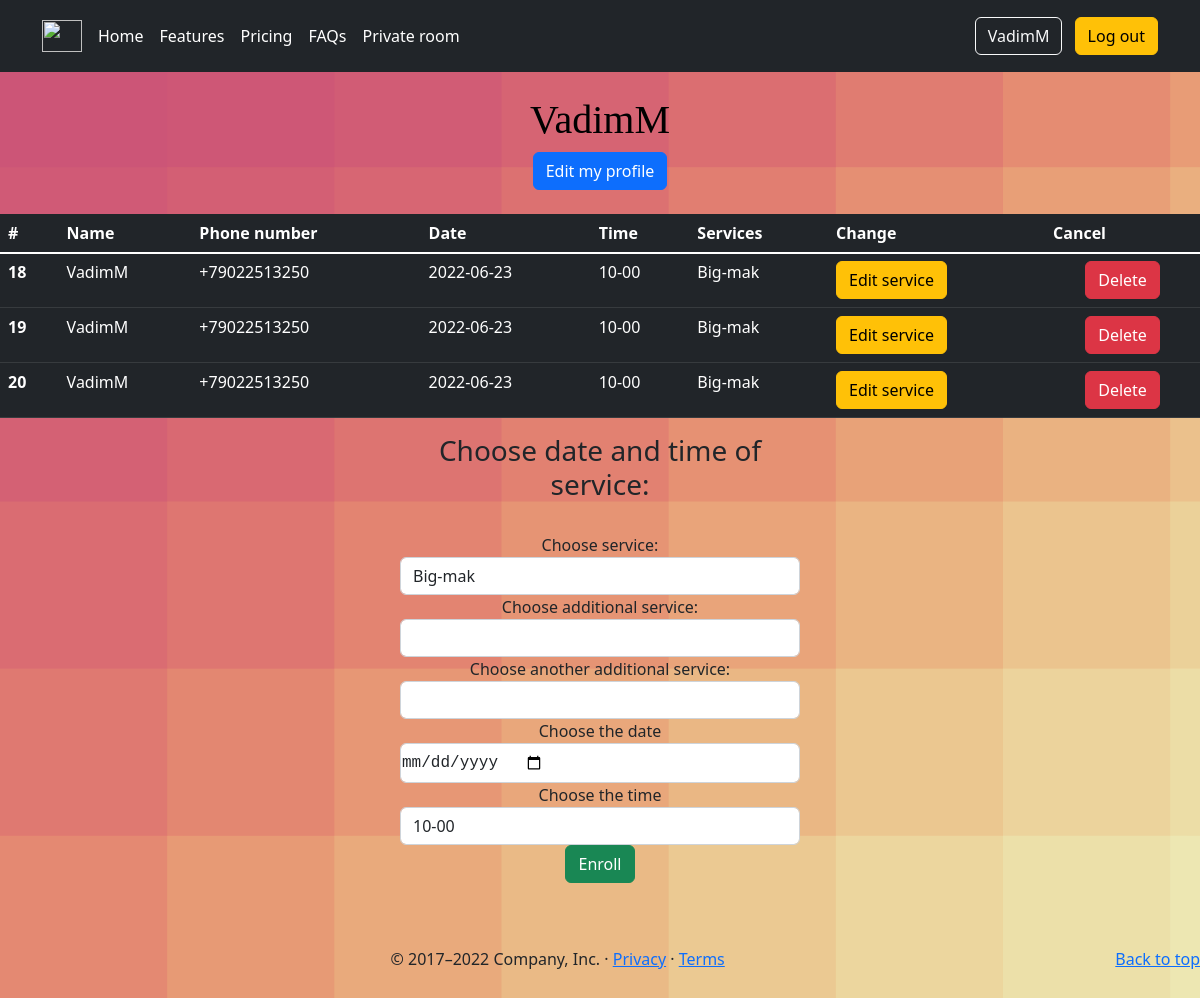
Page /user/VadimM (signed in) on the earlier database version.
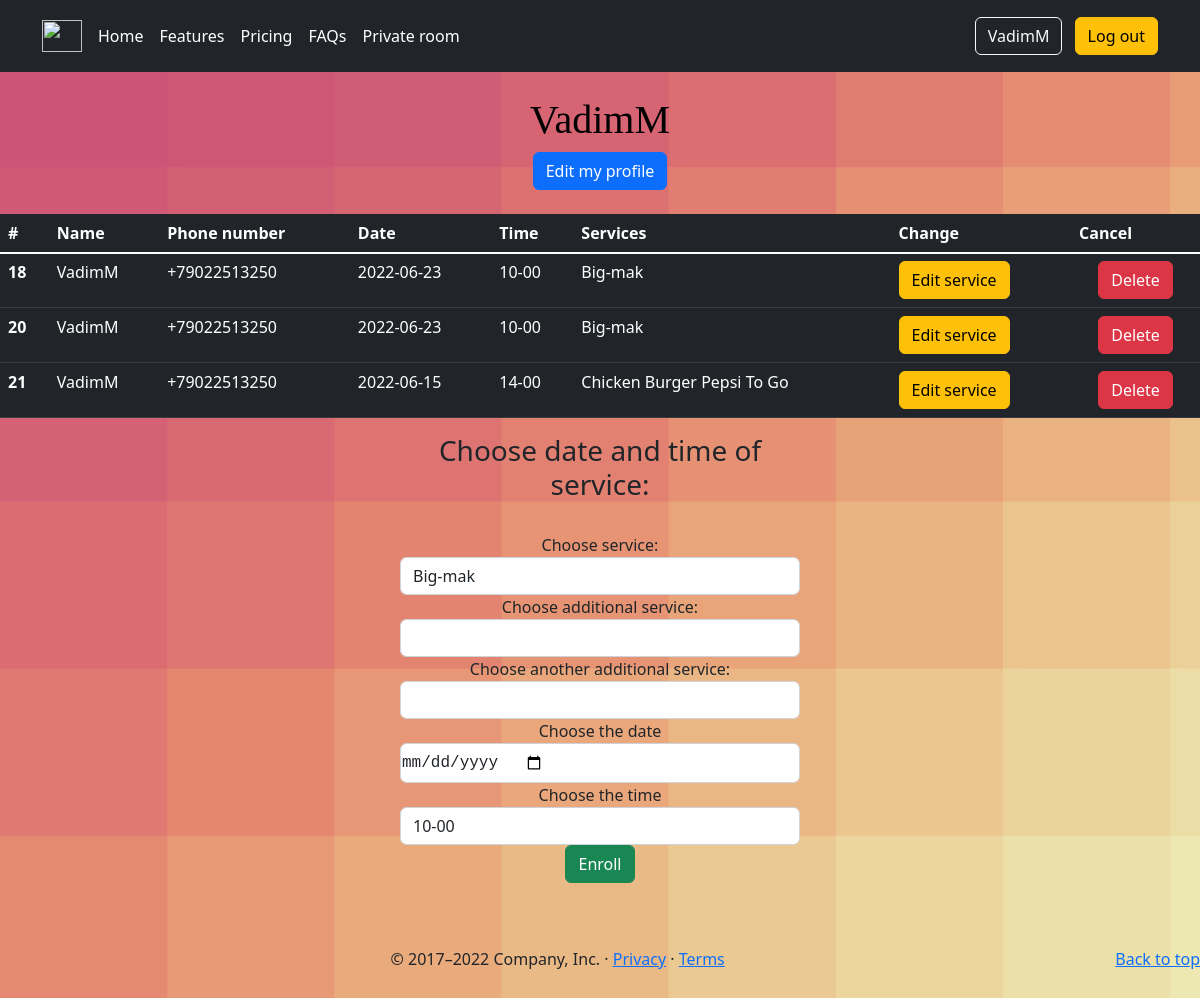
Same page on the later database version.
### app/models.py (models this page shows, shortened)
class User(UserMixin, db.Model):
    __tablename__ = 'user'
    id = db.Column(db.Integer, primary_key=True)
    username = db.Column(db.String(64), index=True, unique=True)
    phone_number = db.Column(db.String(120), index=True, unique=True)
    password_hash = db.Column(db.String(128))
    about_me = db.Column(db.String(140))  # TODO does this really need
    last_seen = db.Column(db.String, default=datetime.now().date())
    services = db.relationship('Service', backref='client', lazy='dynamic')

class Service(db.Model):
    __tablename__ = 'service'
    id = db.Column(db.Integer, primary_key=True)
    service1 = db.Column(db.String(60), index=True, nullable=False)
    service2 = db.Column(db.String(60), index=True)
    service3 = db.Column(db.String(60), index=True)
    service_date = db.Column(db.Date, index=True, nullable=False)
    service_time = db.Column(db.String, index=True, nullable=False)
    user_id = db.Column(db.Integer, db.ForeignKey('user.id'))

### app/routes.py (the view)
@app.route('/user/<username>', methods=['GET', 'POST'])
@login_required
def user(username):
    form = Services()
    user = User.query.filter_by(username=username).first()
    current_date = datetime.now().date()
    services = Service.query.filter_by(user_id=user.id)
    return render_template('user.html', user=user, title=username, form=form, services=services, date=current_date)

### app/forms.py
class Services(FlaskForm):
    service1 = SelectField('Choose service:', choices=['Big-mak', 'Chicken Burger', 'Cheeseburger'],
                           render_kw={'placeholder': '12341'})
    service2 = SelectField('Choose additional service:', choices=['', 'Coke-cola', 'Pepsi', 'Fanta'],
                           validate_choice=False)
    service3 = SelectField('Choose another additional service:', choices=['', 'At the place', 'To Go', 'Delivery'],
                           validate_choice=False)
    service_date = DateField('Choose the date', validators=[InputRequired()],
                             format='%Y-%m-%d', render_kw={"min": datetime.now().date()})
    service_time = SelectField('Choose the time', choices=['10-00', '12-00', '14-00', '16-00', '18-00'],
                               validators=[InputRequired(), validate_date_time])
    submit = SubmitField('Enroll', render_kw={'class': 'btn btn-info'})

### app/models.py (called while the page is built)
@login.user_loader
def load_user(id):
    return User.query.get(int(id))

### app/routes.py (called while the page is built)
@app.before_request
def before_request():
    if current_user.is_authenticated:
        current_user.last_seen = datetime.now().date()
        db.session.commit()

### app/templates/user.html (shortened to what this page needs)
{% extends "base.html" %}
{% import "bootstrap/wtf.html" as wtf %}
{% block body %}
<head>
</head>
<body>
<main>
    <br>
    <tr>
        <td>
            {% if user == current_user %}
            <h1>{{ user.username }}</h1>
            {% endif %}
            <a type="button" class="btn btn-primary" href="{{ url_for('edit_profile') }}">Edit my profile</a>
        </td>
    </tr>
    <br><br>
    <table class="table table-dark">
        <thead>
        <tr>
            <th scope="col">#</th>
            <th scope="col">Name</th>
            <th scope="col">Phone number</th>
            <th scope="col">Date</th>
            <th scope="col">Time</th>
            <th scope="col">Services</th>
            <th scope="col">Change</th>
            <th scope="col">Cancel</th>
        </tr>
        </thead>
        <tbody class="table-group-divider">
        {% for service in services %}
        <tr>
            {% if user == current_user %}
            {% if service.service_date > date %}
            <th scope="row">{{ service.id }}</th>
            <td>{{ user.username }}</td>
            <td>{{ user.phone_number }}</td>
            <td>{{ service.service_date }}</td>
            <td>{{ service.service_time }}</td>
            <td>{{ service.service1 }} {{ service.service2 }} {{ service.service3 }}</td>
            <td><a type="button" class="btn btn-warning" href="{{ url_for('edit_service', service_id=service.id ) }}">Edit service</a>
            <td><form action="{{ url_for('delete_service', service_id=service.id) }}" method=post>
            <input type=submit class="btn btn-danger" value="Delete"></form></td>
            {% endif %}
            {% endif %}
        </tr>
        {% endfor %}
        </tbody>
    </table>
    <form action="{{ url_for('add_service') }}" method="post">
        <h3><label>Choose date and time of service:</label></h3><br>
        {{ wtf.quick_form(form, button_map={'submit': 'success'}) }}
    </form>
    <br><br>
</main>
</body>
{% endblock %}

### app/templates/base.html (shortened to what this page needs)
<html lang="en">
<head>
    {% block style %}
    <link href="{{ url_for('static', filename='css/carousel.css')}}" rel="stylesheet">
    {% endblock %}
</head>
<body>
{% block header %}
<header class="p-3 bg-dark text-white">
    <div class="container">
        <div class="d-flex flex-wrap align-items-center justify-content-center justify-content-lg-start">
            <a href="/" class="d-flex align-items-center mb-2 mb-lg-0 text-white text-decoration-none">
          <img class="bi me-2" width="40" height="32" role="img" src="{{ url_for('static', filename = '/carrot-2.9s-200px.svg')}}">
        </a>
            <ul class="nav col-12 col-lg-auto me-lg-auto mb-2 justify-content-center mb-md-0">
                <li><a href="/" class="nav-link px-2 text-white">Home</a></li>
                <li><a href="" class="nav-link px-2 text-white">Features</a></li>
                <li><a href="/pricing" class="nav-link px-2 text-white">Pricing</a></li>
                <li><a href="#" class="nav-link px-2 text-white">FAQs</a></li>
                {% if current_user.username == 'VadimM' %}
                <li><a href="/admin" class="nav-link px-2 text-white">Private room</a></li>
                {% endif %}
            </ul>
            <div class="text-end">
                {% if current_user.is_anonymous %}
                <a class="btn btn-outline-light me-2" href="{{ url_for('login') }}" role="button">Log in</a>
                <a class="btn btn-warning" href="{{ url_for('register') }}" role="button">Register</a>
                {% else %}
                <a class="btn btn-outline-light me-2" href="{{ url_for('user', username=current_user.username) }}"
                   role="button">{{ current_user.username }}</a>
                <a class="btn btn-warning" href="{{ url_for('logout') }}" role="button">Log out</a>
                {% endif %}
            </div>
        </div>
    </div>
</header>
{% endblock %}
<main>
    {% block body %}{% endblock %}
    {% block footer %}
    <footer class="footer mt-auto py-3">
        <p class="float-end"><a href="#">Back to top</a></p>
        <p>&copy; 2017–2022 Company, Inc. &middot; <a href="#">Privacy</a> &middot; <a href="#">Terms</a></p>
    </footer>
    {% endblock %}
</main>
</body>
</html>

### app/templates/base.html (style rules this page uses)
.bi { vertical-align: -.125em; fill: currentColor; }
body { background-color: #cc5577; background-attachment: fixed; background-size: cover; }

### app/templates/user.html (style rules this page uses)
body { background-color: #cc5577; background-attachment: fixed; background-size: cover; }
main { vertical-align:middle; margin: 0 auto; vertical-align:middle; max-width: auto; padding: auto; text-align: center; }
h1 { color : #000000; text-align : center; font-family: "SIMPSON"; }
form { margin: 0 auto; padding: auto; text-align: center; max-width: 400px; btn: btn-warning }
input[type="date"] { -webkit-align-items: center; display: -webkit-inline-flex; font-family: monospace; overflow: hidden; background: linear-gradient(to bottom right, rgba(240, 147, 251, 1), rgba(245, 87, 108, 1)) padding: 0; -webkit-padding-start: 1px; }

Differences in the rows shown:
removed Service: id "19", {{ user.username }} "VadimM", {{ user.phone_number }} "+79022513250", service_date "2022-06-23", service_time "10-00", service1 "Big-mak"
added Service: id "21", {{ user.username }} "VadimM", {{ user.phone_number }} "+79022513250", service_date "2022-06-15", service_time "14-00", service1 "Chicken Burger", service2 "Pepsi", service3 "To Go"
